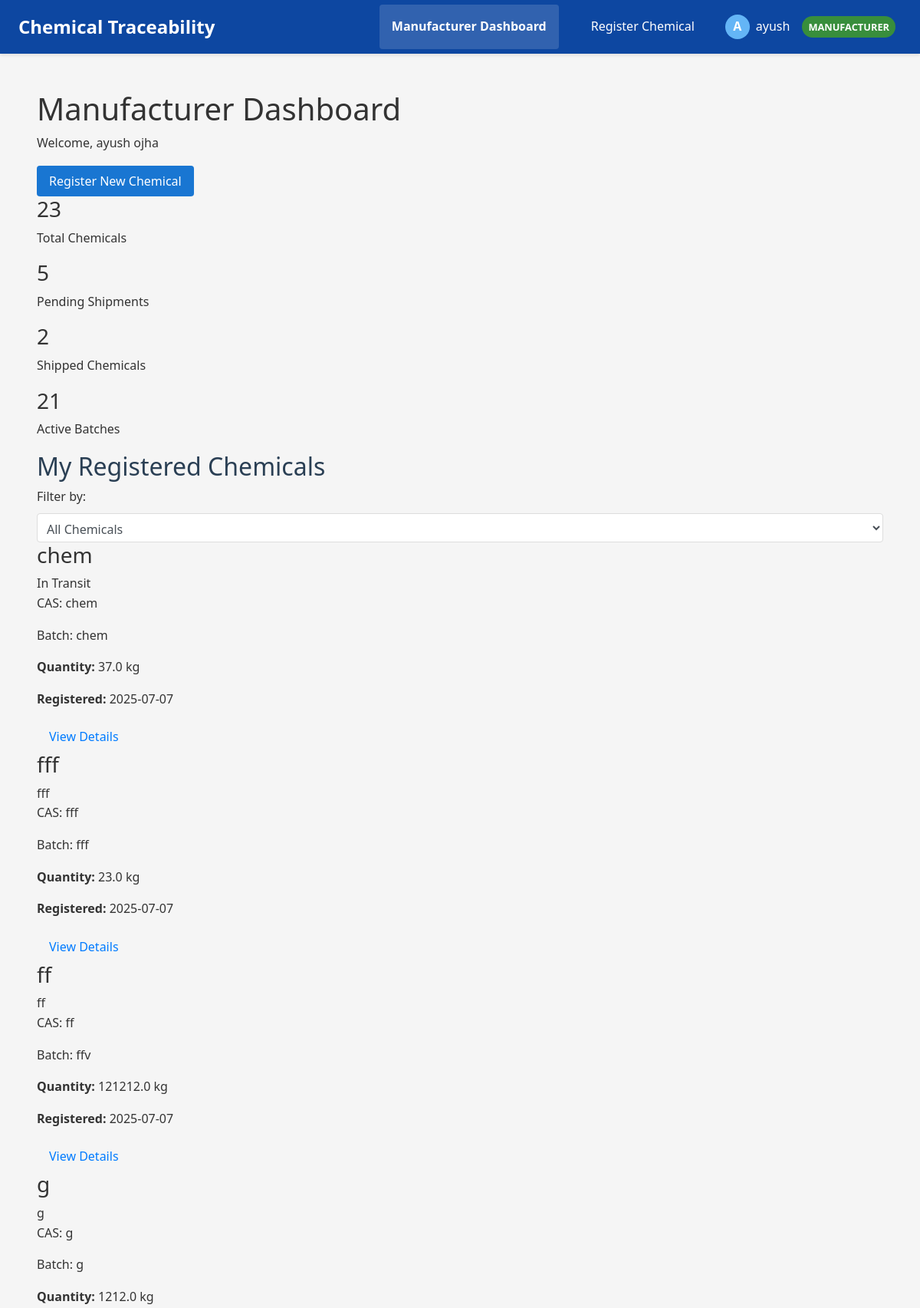
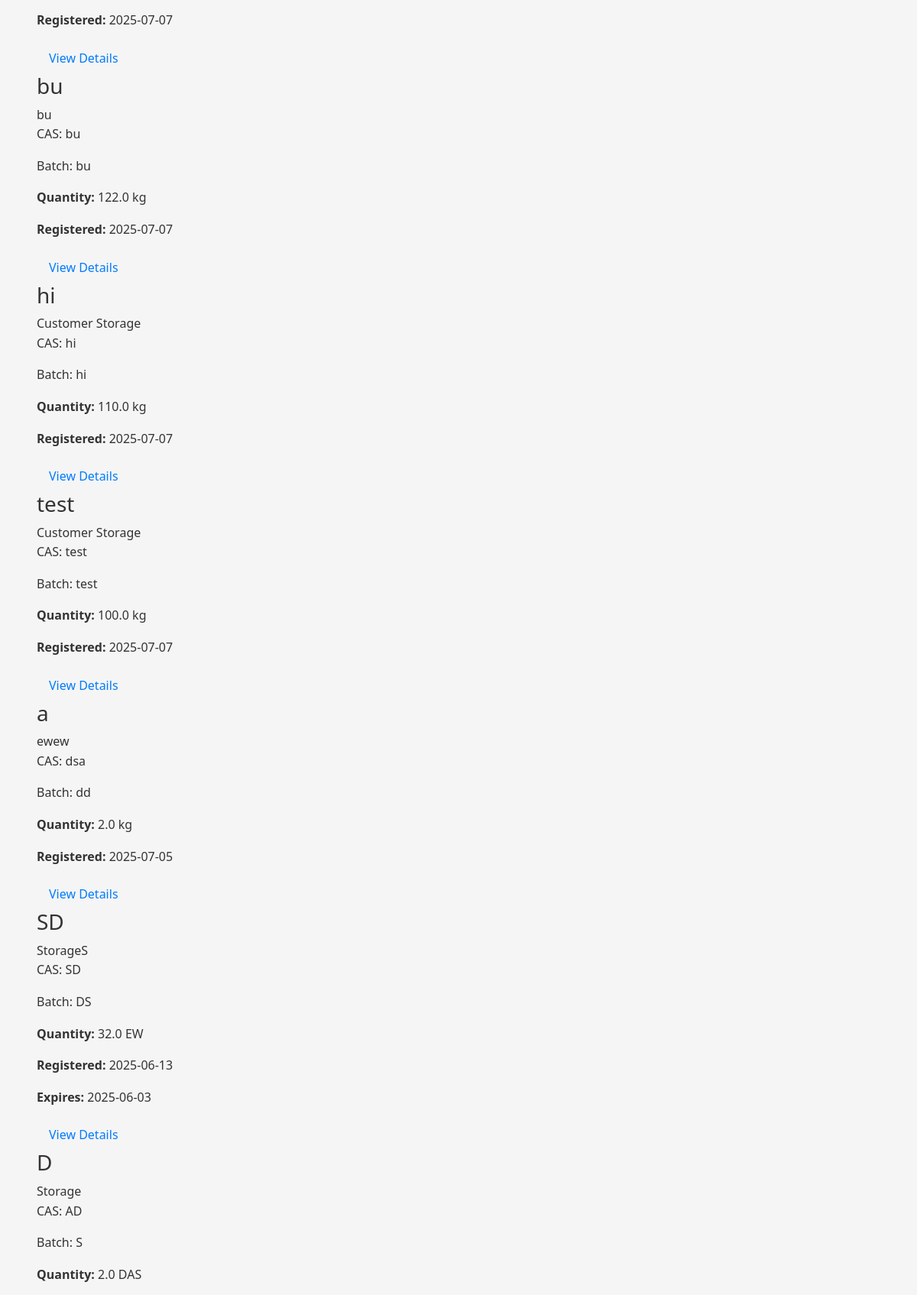
The app's page /manufacturer/dashboard (signed in, upper part) with its own data (2 pictures, top to bottom).
### app/models.py (models this page shows, shortened)
class User(UserMixin, db.Model):
    id = db.Column(db.Integer, primary_key=True)
    username = db.Column(db.String(80), unique=True, nullable=False)
    email = db.Column(db.String(120), unique=True, nullable=False)
    password_hash = db.Column(db.String(128), nullable=False)
    first_name = db.Column(db.String(50), nullable=True)
    last_name = db.Column(db.String(50), nullable=True)
    role = db.Column(db.Enum(RoleType), nullable=False)
    active = db.Column(db.Boolean, default=True)
    created_at = db.Column(db.DateTime, default=datetime.utcnow)
    last_login = db.Column(db.DateTime, nullable=True)
    organization_id = db.Column(db.Integer, db.ForeignKey('organization.id'))
    is_admin = db.Column(db.Boolean, default=False)
    def has_role(self, role_type):
        if self.is_admin:
            return True
        if role_type == RoleType.ADMIN:
            return self.is_admin
        if role_type == RoleType.MANUFACTURER:
            return self.organization and self.organization.can_manufacture and self.role == RoleType.MANUFACTURER
        if role_type == RoleType.DISTRIBUTOR:
            return self.organization and self.organization.can_distribute and self.role == RoleType.DISTRIBUTOR
        if role_type == RoleType.CUSTOMER:
            return self.organization and self.organization.can_receive and self.role == RoleType.CUSTOMER
        return False

class Chemical(db.Model):
    id = db.Column(db.Integer, primary_key=True)
    name = db.Column(db.String(80), nullable=False)
    rfid_tag = db.Column(db.String(120), unique=True, nullable=False)
    quantity = db.Column(db.Float, nullable=True)
    unit = db.Column(db.String(20), nullable=True)
    expiry_date = db.Column(db.Date, nullable=True)
    storage_condition = db.Column(db.String(100), nullable=True)
    received_date = db.Column(db.Date, nullable=True)
    batch_number = db.Column(db.String(50), nullable=True)
    hazard_class = db.Column(db.String(50), nullable=True)
    cas_number = db.Column(db.String(50), nullable=True)
    description = db.Column(db.Text, nullable=True)
    current_location = db.Column(db.String(120), nullable=False, default='Storage')
    created_at = db.Column(db.DateTime, default=datetime.utcnow)
    last_updated = db.Column(db.DateTime, default=datetime.utcnow, onupdate=datetime.utcnow)
    registered_by_user_id = db.Column(db.Integer, db.ForeignKey('user.id'), nullable=False)
    manufacturer_org_id = db.Column(db.Integer, db.ForeignKey('organization.id'), nullable=False)
    current_custodian_org_id = db.Column(db.Integer, db.ForeignKey('organization.id'), nullable=False)
    registered_by = db.relationship('User', foreign_keys=[registered_by_user_id], backref='registered_chemicals')
    manufacturer_org = db.relationship('Organization', foreign_keys=[manufacturer_org_id], backref='manufactured_chemicals')
    current_custodian = db.relationship('Organization', foreign_keys=[current_custodian_org_id], backref='possessed_chemicals')

### app/routes/manufacturer.py (the view)
@manufacturer_bp.route('/dashboard')
@login_required
@manufacturer_required
def dashboard():
    chemicals = Chemical.query.filter_by(
        manufacturer_org_id=current_user.organization_id
    ).order_by(Chemical.created_at.desc()).all()
    thirty_days_ago = datetime.utcnow() - timedelta(days=30)
    shipments = MovementLog.query.filter(
        MovementLog.source_org_id == current_user.organization_id,
        MovementLog.timestamp >= thirty_days_ago
    ).order_by(MovementLog.timestamp.desc()).all()
    total_chemicals = len(chemicals)
    pending_shipments = sum(1 for s in shipments if s.status == 'in_transit')
    shipped_chemicals = sum(1 for s in shipments if s.status == 'delivered')
    active_batches = len(set(c.batch_number for c in chemicals if c.batch_number))
    stats = {
        'total_chemicals': total_chemicals,
        'pending_shipments': pending_shipments,
        'shipped_chemicals': shipped_chemicals,
        'active_batches': active_batches
    }
    return render_template(
        'manufacturer/dashboard.html',
        chemicals=chemicals,
        shipments=shipments,
        stats=stats
    )

### app/templates/manufacturer/dashboard.html (shortened to what this page needs)
{% extends 'base.html' %}
{% block content %}
<div class="dashboard-container">
  <div class="dashboard-header">
    <h1>Manufacturer Dashboard</h1>
    <p>Welcome, {{ current_user.first_name }} {{ current_user.last_name }}</p>
    <div class="dashboard-actions">
      <a href="{{ url_for('manufacturer_bp.register_chemical') }}" class="btn btn-primary">
         Register New Chemical
      </a>
    </div>
  </div>
  <div class="dashboard-stats">
    <div class="stat-card">
      <div class="stat-content">
        <h3>{{ stats.total_chemicals }}</h3>
        <p>Total Chemicals</p>
      </div>
    </div>
    <div class="stat-card">
      <div class="stat-content">
        <h3>{{ stats.pending_shipments }}</h3>
        <p>Pending Shipments</p>
      </div>
    </div>
    <div class="stat-card">
      <div class="stat-content">
        <h3>{{ stats.shipped_chemicals }}</h3>
        <p>Shipped Chemicals</p>
      </div>
    </div>
    <div class="stat-card">
      <div class="stat-content">
        <h3>{{ stats.active_batches }}</h3>
        <p>Active Batches</p>
      </div>
    </div>
  </div>
  <div class="dashboard-content">
    <div class="content-section">
      <div class="section-header">
        <h2>My Registered Chemicals</h2>
        <div class="section-actions">
          <div class="filter-group">
            <label for="chemicalFilter">Filter by:</label>
            <select id="chemicalFilter" class="form-control">
              <option value="all">All Chemicals</option>
            </select>
          </div>
        </div>
      </div>
      <div class="chemical-list">
        {% if chemicals %}
          {% for chemical in chemicals %}
          <div class="chemical-card" data-status="{{ chemical.current_location }}">
            <div class="chemical-header">
              <div class="chemical-title">
                <h3>{{ chemical.name }}</h3>
                <span class="chemical-status">{{ chemical.current_location }}</span>
              </div>
              <div class="chemical-meta">
                <p>CAS: {{ chemical.cas_number }}</p>
                <p>Batch: {{ chemical.batch_number }}</p>
              </div>
            </div>
            <div class="chemical-summary">
              <p><strong>Quantity:</strong> {{ chemical.quantity }} {{ chemical.unit }}</p>
              <p><strong>Registered:</strong> {{ chemical.created_at.strftime('%Y-%m-%d') }}</p>
              {% if chemical.expiry_date %}
              <p><strong>Expires:</strong> {{ chemical.expiry_date.strftime('%Y-%m-%d') }}</p>
              {% endif %}
            </div>
            <div class="chemical-actions">
              <a href="{{ url_for('dashboard_bp.chemical_detail', chemical_id=chemical.id) }}" class="btn btn-outline-primary">View Details</a>
            </div>
          </div>
          {% endfor %}
        {% endif %}
      </div>
    </div>
  </div>
</div>
{% endblock %}

### app/templates/base.html (shortened to what this page needs)
<!DOCTYPE html>
<html lang="en">
<head>
    <link rel="stylesheet" href="https://stackpath.bootstrapcdn.com/bootstrap/4.5.2/css/bootstrap.min.css">
    <link rel="stylesheet" href="{{ url_for('static', filename='style.css') }}">
</head>
<body>
    <nav class="navbar">
        <div class="logo">Chemical Traceability</div>
        <div class="nav-links">
            {% if current_user.is_authenticated %}
                {% if current_user.role.name == 'MANUFACTURER' %}
                <a href="{{ url_for('manufacturer_bp.dashboard') }}" class="dashboard-btn"><strong>Manufacturer Dashboard</strong></a>
                <a href="{{ url_for('manufacturer_bp.register_chemical') }}">Register Chemical</a>
                {% endif %}
                <div class="user-menu">
                    <div class="user-info" onclick="toggleDropdown()">
                        <div class="user-avatar">{{ current_user.username[0].upper() }}</div>
                        <span class="username">{{ current_user.username }}</span>
                        <span class="role-badge {{ current_user.role.name.lower() }}">{{ current_user.role.name }}</span>
                    </div>
                </div>
            {% else %}
                <a href="{{ url_for('auth.login') }}">Login</a>
                <a href="{{ url_for('auth.register') }}">Register</a>
            {% endif %}
        </div>
    </nav>
    <div class="container">
        <main>
            {% block content %}{% endblock %}
        </main>
    </div>
</body>
</html>

### app/static/style.css (style rules this page uses)
body { font-family: 'Segoe UI', Arial, sans-serif; background: #f4f6fb; margin: 0; padding: 0; color: #333; line-height: 1.6; }
nav { background: #2a3f54; color: #fff; padding: 1rem 2rem; display: flex; align-items: center; justify-content: space-between; }
nav a { color: #fff; text-decoration: none; margin-left: 1rem; font-weight: 500; }
main { padding: 2rem; }
h2 { color: #2a3f54; margin-top: 0; }

### app/templates/base.html (style rules this page uses)
body { font-family: 'Segoe UI', Tahoma, Geneva, Verdana, sans-serif; margin: 0; padding: 0; background-color: #f5f5f5; }
.navbar { background-color: #0d47a1; color: white; display: flex; justify-content: space-between; align-items: center; padding: 0 1.5rem; box-shadow: 0 2px 4px rgba(0,0,0,0.1); }
.logo { font-size: 1.5rem; font-weight: bold; padding: 1rem 0; }
.nav-links { display: flex; align-items: center; }
.nav-links a { color: white; text-decoration: none; padding: 1rem; display: inline-block; transition: background-color 0.3s; }
.user-menu { position: relative; display: inline-block; margin-left: 1rem; }
.user-info { display: flex; align-items: center; cursor: pointer; padding: 0.5rem; border-radius: 4px; }
.user-avatar { width: 32px; height: 32px; border-radius: 50%; margin-right: 0.5rem; background-color: #64b5f6; color: white; display: flex; align-items: center; justify-content: center; font-weight: bold; }
.username { margin-right: 0.5rem; }
.role-badge { display: inline-block; padding: 0.25rem 0.5rem; border-radius: 20px; font-size: 0.8rem; margin-left: 0.5rem; text-transform: uppercase; font-weight: bold; }
.manufacturer { background-color: #388e3c; color: white; }
.container { max-width: 1200px; margin: 0 auto; padding: 1.5rem; }
main { padding: 1.5rem; }
.form-control { width: 100%; padding: 0.5rem; border: 1px solid #ddd; border-radius: 4px; font-size: 1rem; box-sizing: border-box; }
.btn { display: inline-block; padding: 0.5rem 1rem; border: none; border-radius: 4px; cursor: pointer; text-decoration: none; font-size: 1rem; text-align: center; }
.btn-primary { background-color: #1976d2; color: white; }
.dashboard-btn { background-color: rgba(255, 255, 255, 0.15); border-radius: 4px; margin-right: 10px; font-weight: bold; }

### records on screen
User: username "A", username "ayush", role.name "MANUFACTURER", first_name "ayush", last_name "ojha"
Chemical: name "chem", current_location "In Transit", cas_number "chem", batch_number "chem", quantity "37.0", unit "kg", created_at "2025-07-07"
Chemical: name "fff", current_location "fff", cas_number "fff", batch_number "fff", quantity "23.0", unit "kg", created_at "2025-07-07"
Chemical: name "ff", current_location "ff", cas_number "ff", batch_number "ffv", quantity "121212.0", unit "kg", created_at "2025-07-07"
Chemical: name "g", current_location "g", cas_number "g", batch_number "g", quantity "1212.0", unit "kg", created_at "2025-07-07"
Chemical: name "bu", current_location "bu", cas_number "bu", batch_number "bu", quantity "122.0", unit "kg", created_at "2025-07-07"
Chemical: name "hi", current_location "Customer Storage", cas_number "hi", batch_number "hi", quantity "110.0", unit "kg", created_at "2025-07-07"
Chemical: name "test", current_location "Customer Storage", cas_number "test", batch_number "test", quantity "100.0", unit "kg", created_at "2025-07-07"
Chemical: name "a", current_location "ewew", cas_number "dsa", batch_number "dd", quantity "2.0", unit "kg", created_at "2025-07-05"
Chemical: name "SD", current_location "StorageS", cas_number "SD", batch_number "DS", quantity "32.0", unit "EW", created_at "2025-06-13", expiry_date "2025-06-03"
Chemical: name "D", current_location "Storage", cas_number "AD", batch_number "S", quantity "2.0", unit "DAS"

### other values on screen
{{ stats.total_chemicals }} "23"
{{ stats.pending_shipments }} "5"
{{ stats.shipped_chemicals }} "2"
{{ stats.active_batches }} "21"
